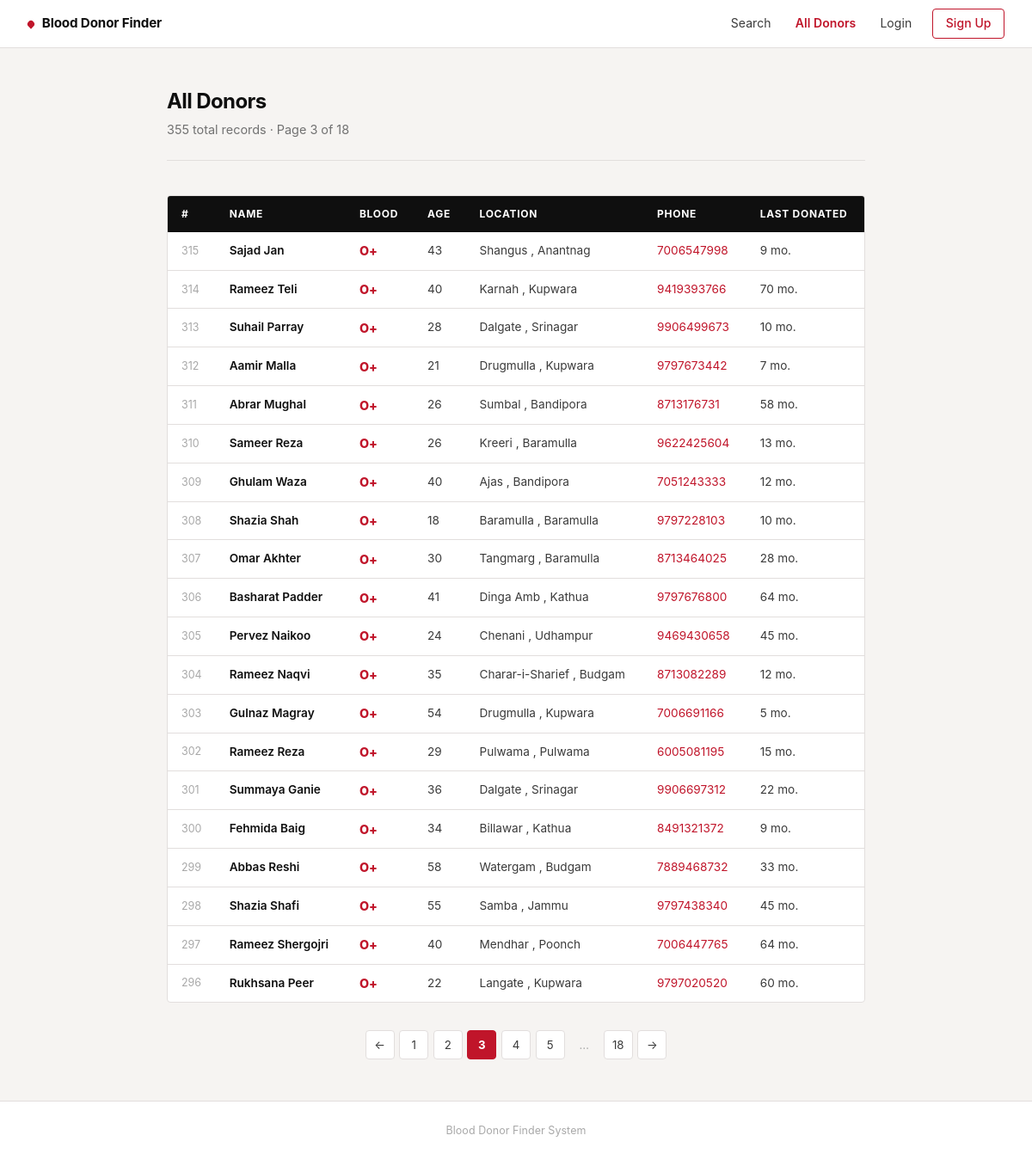
The page /donors?page=3 on the database its author committed.
### tables this page shows
CREATE TABLE donors (
    id INTEGER PRIMARY KEY AUTOINCREMENT,
    Name TEXT NOT NULL, Gender TEXT, Age INTEGER,
    Email TEXT, Phone TEXT, District TEXT, City TEXT,
    Blood_group TEXT, Months_since_last_donation INTEGER
);

### app.py (the view)
@app.route("/donors")
def all_donors():
    page     = max(1, int(request.args.get("page", 1)))
    per_page = 20
    offset   = (page - 1) * per_page
    conn  = get_db()
    total = conn.execute("SELECT COUNT(*) FROM donors").fetchone()[0]
    rows  = conn.execute(
        "SELECT * FROM donors ORDER BY id DESC LIMIT ? OFFSET ?",
        (per_page, offset)
    ).fetchall()
    conn.close()
    total_pages = max(1, (total + per_page - 1) // per_page)
    return render_template("donors.html",
                           donors=rows, page=page,
                           total_pages=total_pages, total=total)

### app.py (called while the page is built)
def get_db():
    conn = sqlite3.connect(DATABASE)
    conn.row_factory = sqlite3.Row
    return conn

### templates/donors.html (shortened to what this page needs)
{% extends "base.html" %}
{% block content %}
<div class="container">
  <div class="page-header">
    <h2>All Donors</h2>
    <p>{{ total }} total records · Page {{ page }} of {{ total_pages }}</p>
  </div>
  <div class="table-wrap">
    <table>
      <thead>
        <tr>
          <th>#</th>
          <th>Name</th>
          <th>Blood</th>
          <th>Age</th>
          <th>Location</th>
          <th>Phone</th>
          <th>Last Donated</th>
        </tr>
      </thead>
      <tbody>
        {% for donor in donors %}
        <tr>
          <td class="id-cell">{{ donor['id'] }}</td>
          <td class="name-cell">{{ donor['Name'] }}</td>
          <td class="blood-cell">{{ donor['Blood_group'] }}</td>
          <td>{{ donor['Age'] or '—' }}</td>
          <td>
            {% if donor['City'] %}{{ donor['City'] }}{% endif %}
            {% if donor['City'] and donor['District'] %}, {% endif %}
            {% if donor['District'] %}{{ donor['District'] }}{% endif %}
          </td>
          <td class="phone-cell">
            {% if donor['Phone'] %}
              <a href="tel:{{ donor['Phone'] }}">{{ donor['Phone'] }}</a>
            {% else %}—{% endif %}
          </td>
          <td>
            {% if donor['Months_since_last_donation'] is not none %}
              {{ donor['Months_since_last_donation'] }} mo.
            {% else %}—{% endif %}
          </td>
        </tr>
        {% endfor %}
      </tbody>
    </table>
  </div>
  {% if total_pages > 1 %}
  <nav class="pagination" aria-label="Pagination">
    {% if page > 1 %}
      <a href="/donors?page={{ page - 1 }}" aria-label="Previous">←</a>
    {% endif %}
    {% for p in range(1, total_pages + 1) %}
      {% if p == page %}
        <span class="pg-current">{{ p }}</span>
      {% elif p == 1 or p == total_pages
              or (p >= page - 2 and p <= page + 2) %}
        <a href="/donors?page={{ p }}">{{ p }}</a>
      {% elif p == page - 3 or p == page + 3 %}
        <span class="pg-ellipsis">…</span>
      {% endif %}
    {% endfor %}
    {% if page < total_pages %}
      <a href="/donors?page={{ page + 1 }}" aria-label="Next">→</a>
    {% endif %}
  </nav>
  {% endif %}
</div>
{% endblock %}

### static/style.css (style rules this page uses)
:root { --red: #C0152A; --red-dark: #96101F; --red-muted: #f7e8ea; --ink: #0f0f0f; --ink-2: #3a3a3a; --ink-3: #717171; --ink-4: #a8a8a8; --surface: #ffffff; --bg: #f6f4f2; --border: #e2dedd; --border-strong:#c8c2bf; --font: -apple-system, BlinkMacSystemFont, "Segoe UI", Roboto, "Helvetica Neue", Arial, sans-serif; --mono: "SF Mono", "Fira Code", "Courier New", monospace; --radius: 4px; --nav-h: 56px; --container: 860px; --transition: 0.18s ease; }
*, *::before, *::after { box-sizing: border-box; margin: 0; padding: 0; }
html { scroll-behavior: smooth; }
body { font-family: var(--font); background: var(--bg); color: var(--ink); line-height: 1.6; font-size: 15px; min-height: 100vh; display: flex; flex-direction: column; }
a { color: inherit; text-decoration: none; }
.container { width: 100%; max-width: var(--container); margin: 0 auto; padding: 3rem 1.5rem; flex: 1; }
.page-header { margin-bottom: 2.5rem; padding-bottom: 1.5rem; border-bottom: 1px solid var(--border); }
.page-header h1, .page-header h2 { font-size: 1.5rem; font-weight: 700; letter-spacing: -0.025em; color: var(--ink); line-height: 1.2; margin-bottom: 0.4rem; }
.page-header p { color: var(--ink-3); font-size: 0.9rem; }
.table-wrap { border: 1px solid var(--border); border-radius: var(--radius); overflow: hidden; overflow-x: auto; background: var(--surface); }
table { width: 100%; border-collapse: collapse; font-size: 0.85rem; }
thead th { background: var(--ink); color: #fff; padding: 0.7rem 1rem; text-align: left; font-size: 0.75rem; font-weight: 700; text-transform: uppercase; letter-spacing: 0.06em; white-space: nowrap; }
thead th:first-child { width: 48px; }
tbody td { padding: 0.65rem 1rem; border-bottom: 1px solid var(--border); color: var(--ink-2); vertical-align: middle; }
tbody tr:last-child td { border-bottom: none; }
td.blood-cell { font-weight: 800; font-size: 0.9rem; color: var(--red); letter-spacing: -0.01em; }
td.id-cell { color: var(--ink-4); font-size: 0.78rem; }
td.name-cell { font-weight: 600; color: var(--ink); }
td.phone-cell a { color: var(--red); }
.pagination { display: flex; align-items: center; justify-content: center; gap: 0.35rem; margin-top: 2rem; flex-wrap: wrap; }
.pagination a, .pagination span { display: inline-flex; align-items: center; justify-content: center; min-width: 34px; height: 34px; padding: 0 0.5rem; border: 1px solid var(--border); border-radius: var(--radius); font-size: 0.83rem; color: var(--ink-2); background: var(--surface); transition: border-color var(--transition), color var(--transition), background var(--transition); text-decoration: none; }
.pagination .pg-current { background: var(--red); border-color: var(--red); color: #fff; font-weight: 700; }
.pagination .pg-ellipsis { border: none; background: none; color: var(--ink-4); cursor: default; }

### rows shown on the page
donors: id "315", Name "Sajad Jan", Blood_group "O+", Age "43", City "Shangus", District "Anantnag", Phone "7006547998", Months_since_last_donation "9"
donors: id "314", Name "Rameez Teli", Blood_group "O+", Age "40", City "Karnah", District "Kupwara", Phone "9419393766", Months_since_last_donation "70"
donors: id "313", Name "Suhail Parray", Blood_group "O+", Age "28", City "Dalgate", District "Srinagar", Phone "9906499673", Months_since_last_donation "10"
donors: id "312", Name "Aamir Malla", Blood_group "O+", Age "21", City "Drugmulla", District "Kupwara", Phone "9797673442", Months_since_last_donation "7"
donors: id "311", Name "Abrar Mughal", Blood_group "O+", Age "26", City "Sumbal", District "Bandipora", Phone "8713176731", Months_since_last_donation "58"
donors: id "310", Name "Sameer Reza", Blood_group "O+", Age "26", City "Kreeri", District "Baramulla", Phone "9622425604", Months_since_last_donation "13"
donors: id "309", Name "Ghulam Waza", Blood_group "O+", Age "40", City "Ajas", District "Bandipora", Phone "7051243333", Months_since_last_donation "12"
donors: id "308", Name "Shazia Shah", Blood_group "O+", Age "18", City "Baramulla", District "Baramulla", Phone "9797228103", Months_since_last_donation "10"
donors: id "307", Name "Omar Akhter", Blood_group "O+", Age "30", City "Tangmarg", District "Baramulla", Phone "8713464025", Months_since_last_donation "28"
donors: id "306", Name "Basharat Padder", Blood_group "O+", Age "41", City "Dinga Amb", District "Kathua", Phone "9797676800", Months_since_last_donation "64"
donors: id "305", Name "Pervez Naikoo", Blood_group "O+", Age "24", City "Chenani", District "Udhampur", Phone "9469430658", Months_since_last_donation "45"
donors: id "304", Name "Rameez Naqvi", Blood_group "O+", Age "35", City "Charar-i-Sharief", District "Budgam", Phone "8713082289", Months_since_last_donation "12"
donors: id "303", Name "Gulnaz Magray", Blood_group "O+", Age "54", City "Drugmulla", District "Kupwara", Phone "7006691166", Months_since_last_donation "5"
donors: id "302", Name "Rameez Reza", Blood_group "O+", Age "29", City "Pulwama", District "Pulwama", Phone "6005081195", Months_since_last_donation "15"
donors: id "301", Name "Summaya Ganie", Blood_group "O+", Age "36", City "Dalgate", District "Srinagar", Phone "9906697312", Months_since_last_donation "22"
donors: id "300", Name "Fehmida Baig", Blood_group "O+", Age "34", City "Billawar", District "Kathua", Phone "8491321372", Months_since_last_donation "9"
donors: id "299", Name "Abbas Reshi", Blood_group "O+", Age "58", City "Watergam", District "Budgam", Phone "7889468732", Months_since_last_donation "33"
donors: id "298", Name "Shazia Shafi", Blood_group "O+", Age "55", City "Samba", District "Jammu", Phone "9797438340", Months_since_last_donation "45"
donors: id "297", Name "Rameez Shergojri", Blood_group "O+", Age "40", City "Mendhar", District "Poonch", Phone "7006447765", Months_since_last_donation "64"
donors: id "296", Name "Rukhsana Peer", Blood_group "O+", Age "22", City "Langate", District "Kupwara", Phone "9797020520", Months_since_last_donation "60"

### other values the page prints
{{ total }} "355"
{{ page }} "3"
{{ total_pages }} "18"
{{ p }} "1" "2" "4" "5" "18"
{{ p }} "3"
